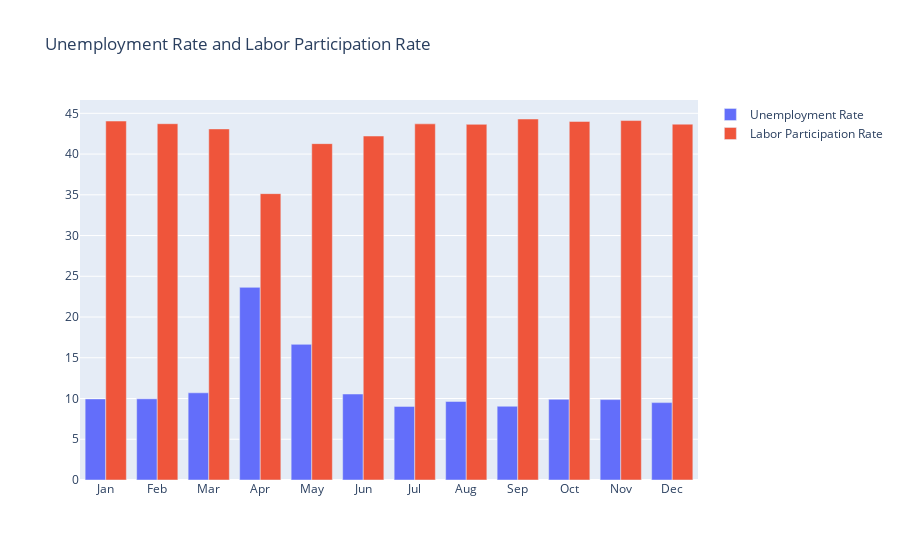

The code cell stored with this chart in its notebook:
### Code cell
file42 = file2.groupby(['month'])[['Estimated Unemployment Rate', 'Estimated Employed', 'Estimated Labour Participation Rate']].mean()
file42 = pd.DataFrame(file41).reset_index()

month = file42.month
unemployment_rate = file41['Estimated Unemployment Rate']
labor_participation_rate = file41['Estimated Labour Participation Rate']

fig = go.Figure()

fig.add_trace(go.Bar(x=month, y=unemployment_rate, name='Unemployment Rate'))
fig.add_trace(go.Bar(x=month, y=labor_participation_rate, name='Labor Participation Rate'))

fig.update_layout(title='Unemployment Rate and Labor Participation Rate', xaxis={'categoryorder': 'array', 'categoryarray': ['Jan', 'Feb', 'Mar', 'Apr', 'May', 'Jun', 'Jul', 'Aug', 'Sep', 'Oct', 'Nov', 'Dec']})
fig.show()

### Figure 1 — Plotly figure (JSON) as saved in the notebook; plotly's stock layout.template omitted (floating-point values rounded to 4 significant figures)
{"data": [{"name": "Unemployment Rate", "type": "bar", "x": ["Apr", "Aug", "Dec", "Feb", "Jan", "Jul", "Jun", "Mar", "May", "Nov", "Oct", "Sep"], "y": [23.64, 9.638, 9.497, 9.965, 9.951, 9.034, 10.55, 10.7, 16.65, 9.868, 9.901, 9.052]}, {"name": "Labor Participation Rate", "type": "bar", "x": ["Apr", "Aug", "Dec", "Feb", "Jan", "Jul", "Jun", "Mar", "May", "Nov", "Oct", "Sep"], "y": [35.14, 43.65, 43.67, 43.72, 44.05, 43.71, 42.21, 43.08, 41.28, 44.11, 44.0, 44.3]}], "layout": {"title": {"text": "Unemployment Rate and Labor Participation Rate"}, "xaxis": {"categoryarray": ["Jan", "Feb", "Mar", "Apr", "May", "Jun", "Jul", "Aug", "Sep", "Oct", "Nov", "Dec"], "categoryorder": "array"}}}
